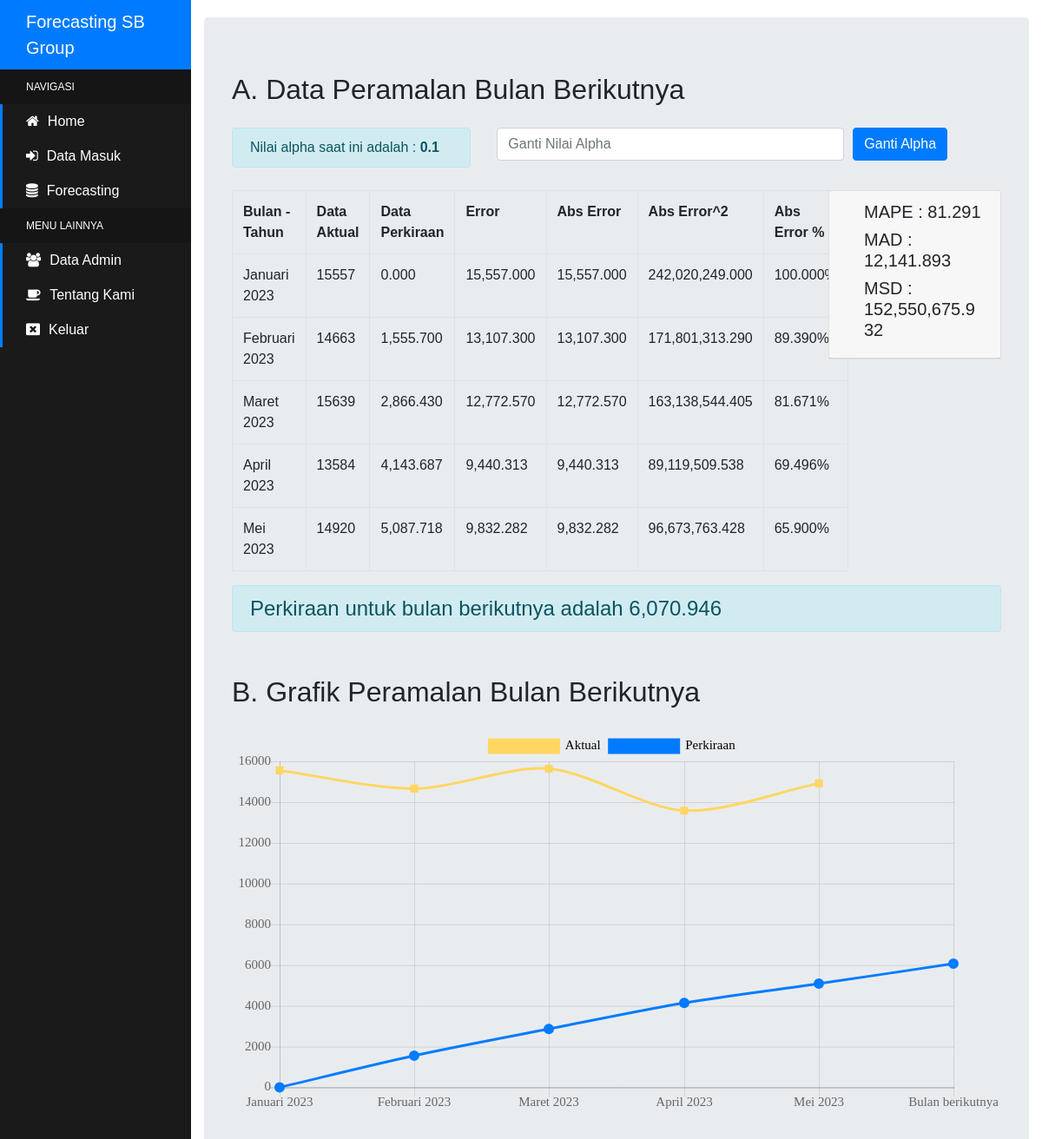
The app's page /forecast.php (signed in) with its own data.
### tables this page shows
CREATE TABLE `tb_alpha` (
  `id_alpha` varchar(11) NOT NULL,
  `nilai_alpha` decimal(2,1) NOT NULL
);

CREATE TABLE `tb_penjualan` (
  `id` int(11) NOT NULL,
  `bln_thn` varchar(20) NOT NULL,
  `d_aktual` int(11) NOT NULL
);

### forecast.php (the view, shortened to what this page needs)
<?php
include_once("koneksi.php");
$querytampil = "Select * from tb_penjualan";
$queryalpha = "select * from tb_alpha where id_alpha = 'A1'";
?>
<!DOCTYPE html>
<html lang="en" >
<head>
	<link rel='stylesheet' href='https://maxcdn.bootstrapcdn.com/bootstrap/4.5.2/css/bootstrap.min.css'>
	<link rel='stylesheet' href='https://maxcdn.bootstrapcdn.com/font-awesome/4.7.0/css/font-awesome.min.css'>
	<link rel="stylesheet" href="css/style.css">
</head>
<body>
	<?php
	include_once 'sidebar.php';
	?>
	<div class="content-container">
		<div class="container-fluid">
			<div class="jumbotron">
				<h2 style="margin-bottom: 25px;">A. Data Peramalan Bulan Berikutnya</h2>
				<div style="margin-bottom: 10px;">
					<?php
					$resultquery = mysqli_query($koneksi,$queryalpha);
					$data_alpha = mysqli_fetch_assoc($resultquery);
					?>
					<div class="row">
						<div class="col-sm-4">
							<h6 class="alert alert-info">Nilai alpha saat ini adalah : <b><?php echo $data_alpha['nilai_alpha']; ?></b></h6>
						</div>
						<div class="col-sm-8">
							<form action="forecast.php" method="post" name="ubah_alpha">
								<div class="form-check form-check-inline">
									<input class="form-control" type="text" name="nilai_alpha" placeholder="Ganti Nilai Alpha" style="width:400px;">
									<input class="btn btn-primary" type="submit" name="submit" value="Ganti Alpha" style="margin-left:10px;">
								</div>
							</form>
						</div>
					</div>
					<?php
					$n_alpha = $data_alpha["nilai_alpha"];
					?>
				</div>
				<div class="row">
					<div class="col-sm-9">
						<table class="table table-hover table-bordered">
							<tr>
								<th>Bulan - Tahun</th>
								<th>Data Aktual</th>
								<th>Data Perkiraan</th>
								<th>Error</th>
								<th>Abs Error</th>
								<th>Abs Error^2</th>
								<th>Abs Error %</th>
							</tr>
							<?php
							$resultquery = mysqli_query($koneksi,$querytampil);
							$d_perkiraan = "";
							$first_forcast = 0;
							$count = mysqli_num_rows($resultquery);
							$loop = 0;
							$sum_abs_err = 0;
							$sum_abs_err2 = 0;
							$sum_abs_err_percent = 0;
							while ($row=mysqli_fetch_row($resultquery))
							{
								if ($d_perkiraan === "") {
									$d_perkiraan = $first_forcast;
								}
								else {
									$d_perkiraan = $h_perkiraan;
								}
								$array_perkiraan[] = $d_perkiraan;
								$error = $row[2]-$d_perkiraan;
								$abs_err = abs($error);
								$sum_abs_err = $sum_abs_err+$abs_err;
								$abs_err2 = pow($error, 2);
								$sum_abs_err2 = $sum_abs_err2+$abs_err2;
								$abs_err_percent = abs((($row[2]-$d_perkiraan)/$row[2])*100);
								$sum_abs_err_percent = $sum_abs_err_percent+$abs_err_percent;
								echo "<tr>";
								echo "<td>$row[1]</td>
								<td>$row[2]</td>
								<td>".number_format($d_perkiraan,3)."</td>
								<td>".number_format($error,3)."</td>
								<td>".number_format($abs_err,3)."</td>
								<td>".number_format($abs_err2,3)."</td>
								<td>".number_format($abs_err_percent,3)."%</td>";
								echo "</tr>";
								$h_perkiraan = $d_perkiraan+$n_alpha*($row[2]-$d_perkiraan);
								$loop = $loop+1;
								if ($loop == $count) {
									echo "</table></div>";
									$d_aktual_next = $row[2];
									$d_perkiraan_next = $d_perkiraan;
									$d_ft = $d_perkiraan_next+$n_alpha*($d_aktual_next-$d_perkiraan_next);
									$rata_abs_error_percent = $sum_abs_err_percent/$count;
									$rataabs_err = $sum_abs_err/$count;
									$rataabs_err2 = $sum_abs_err2/$count;
									?>
									<div class="col-sm-3">
										<div class="card">
											<div class="card-header">
												<h5 style="margin-left: 20px;">MAPE : <?php echo number_format($rata_abs_error_percent,3);?></h5>
												<h5 style="margin-left: 20px;">MAD : <?php echo number_format($rataabs_err,3);?></h5>
												<h5 style="margin-left: 20px;">MSD : <?php echo number_format($rataabs_err2,3);?></h5>
											</div>
										</div>
									</div>
								</div>
								<h4 class="alert alert-info">Perkiraan untuk bulan berikutnya adalah <?php echo number_format($d_ft,3);?></h4>
								<?php
							}
						}
						?>
						<h2 style="margin-bottom: 25px; margin-top: 50px;">B. Grafik Peramalan Bulan Berikutnya</h2>
						<div class="t">
							<canvas id="speedChart"></canvas>
						</div>
						<script>
							var speedCanvas = document.getElementById("speedChart");
							Chart.defaults.global.defaultFontFamily = "Times New Roman";
							Chart.defaults.global.defaultFontSize = 15;
							var dataFirst = {
								label: "Aktual",
								data: [<?php
									$querydaktual = "select d_aktual from tb_penjualan";
									$resultquery = mysqli_query($koneksi,$querydaktual);
									If(!$resultquery){
										die("Query Error : ".mysqli_errno($koneksi)." - ".mysqli_error($koneksi));
									}
									while ($data_aktual = mysqli_fetch_assoc($resultquery)) {
										echo "$data_aktual[d_aktual], ";
									}
									?>],
									lineTension: 0.3,
									fill: false,
									borderColor: '#FFD662',
									backgroundColor: '#FFD662',
									pointBorderColor: '#FFD662',
									pointBackgroundColor: '#FFD662',
									pointRadius: 5,
									pointHoverRadius: 15,
									pointHitRadius: 30,
									pointBorderWidth: 2,
									pointStyle: 'rect'
								};
								var dataSecond = {
									label: "Perkiraan",
									data: [<?php
										foreach ($array_perkiraan as $arper) {
											echo "".$arper.", ";
										}
										echo "".$d_ft."";
										?>],
										lineTension: 0.3,
										fill: false,
										borderColor: '#007bff',
										backgroundColor: '#007bff',
										pointBorderColor: '#007bff',
										pointBackgroundColor: '#007bff',
										pointRadius: 5,
										pointHoverRadius: 15,
										pointHitRadius: 30,
										pointBorderWidth: 2
									};
									var speedData = {
										labels: [<?php
											$querybulan = "select bln_thn from tb_penjualan";
											$resultquery = mysqli_query($koneksi,$querybulan);
											If(!$resultquery){
												die("Query Error : ".mysqli_errno($koneksi)." - ".mysqli_error($koneksi));
											}
											while ($data_bulan = mysqli_fetch_assoc($resultquery)) {
												echo "\"$data_bulan[bln_thn]\", ";
											}
											echo "\"Bulan berikutnya\"";
											?>],
						//labels: ["0s", "10s", "20s", "30s", "40s", "50s", "60s"],
						datasets: [dataFirst, dataSecond]
					};
					var chartOptions = {
						legend: {
							display: true,
							position: 'top',
							labels: {
								boxWidth: 80,
								fontColor: 'black'
							}
						}
					};
					var lineChart = new Chart(speedCanvas, {
						type: 'line',
						data: speedData,
						options: chartOptions
					});
				</script>
			</div>
		</div>
	</div>
</body>
</html>

### sidebar.php
<div class="sidebar-container">
	<div class="sidebar-logo">
		Forecasting SB Group
	</div>
	<ul class="sidebar-navigation">
		<li class="header">Navigasi</li>
		<li>
			<a href="index.php">
				<i class="fa fa-home" aria-hidden="true"></i>Home
			</a>
		</li>
		<li>
			<a href="data.php">
				<i class="fa fa-sign-in" aria-hidden="true"></i>Data Masuk
			</a>
		</li>
		<li>
			<a href="forecast.php">
				<i class="fa fa-database" aria-hidden="true"></i>Forecasting
			</a>
		</li>
		<li class="header">Menu Lainnya</li>
      <li>
          <a href="data_admin.php">
              <i class="fa fa-users" aria-hidden="true"></i>Data Admin
          </a>
      </li>
		<li>
			<a href="tentang_kami.php">
				<i class="fa fa-coffee" aria-hidden="true"></i>Tentang Kami
			</a>
		</li>
      <li>
          <a href="logout.php">
              <i class="fa fa-window-close" aria-hidden="true"></i>Keluar
          </a>
      </li>
	</ul>
</div>

### css/style.css (style rules this page uses)
body { font-family: "Poppins", sans-serif; }
.sidebar-container { position: fixed; width: 220px; height: 100%; left: 0; overflow-x: hidden; overflow-y: auto; background: #1a1a1a; color: #fff; }
.content-container { padding-top: 20px; }
.sidebar-logo { padding: 10px 15px 10px 30px; font-size: 20px; background-color: #007bff; }
.sidebar-navigation { padding: 0; margin: 0; list-style-type: none; position: relative; }
.sidebar-navigation li { background-color: transparent; position: relative; display: inline-block; width: 100%; line-height: 20px; }
.sidebar-navigation li a { padding: 10px 15px 10px 30px; display: block; color: #fff; }
.sidebar-navigation li .fa { margin-right: 10px; }
.sidebar-navigation li::before { background-color: #007bff; position: absolute; content: ''; height: 100%; left: 0; top: 0; -webkit-transition: width 0.2s ease-in; transition: width 0.2s ease-in; width: 3px; z-index: -1; }
.sidebar-navigation .header { font-size: 12px; text-transform: uppercase; background-color: #151515; padding: 10px 15px 10px 30px; }
.sidebar-navigation .header::before { background-color: transparent; }
.content-container { padding-left: 220px; }

### records on screen
tb_alpha: nilai_alpha "0.1", nilai_alpha.d_aktual "1,555.700"
tb_penjualan: bln_thn "Januari 2023", d_aktual "15557", d_perkiraan "0.000", d_aktual "15,557.000", d_aktual "242,020,249.000", d_aktual "100.000"
tb_penjualan: bln_thn "Februari 2023", d_aktual "14663", error "13,107.300", abs_err "13,107.300", abs_err2 "171,801,313.290", abs_err_percent "89.390"
tb_penjualan: bln_thn "Maret 2023", d_aktual "15639", d_perkiraan "2,866.430", error "12,772.570", abs_err "12,772.570", abs_err2 "163,138,544.405", abs_err_percent "81.671"
tb_penjualan: bln_thn "April 2023", d_aktual "13584", d_perkiraan "4,143.687", error "9,440.313", abs_err "9,440.313", abs_err2 "89,119,509.538", abs_err_percent "69.496"
tb_penjualan: bln_thn "Mei 2023", d_aktual "14920", d_perkiraan "5,087.718", error "9,832.282", abs_err "9,832.282", abs_err2 "96,673,763.428", abs_err_percent "65.900", rata_abs_error_percent "81.291", rataabs_err "12,141.893", rataabs_err2 "152,550,675.932", d_ft "6,070.946"

### other values on screen
chart data {{ $data_aktual[d_aktual] }} 15557, 14663, 15639, 13584, 14920
chart data {{ $arper }} 0, 1555.7, 2866.43, 4143.687, 5087.7183
chart data {{ $d_ft }} 6070.94647
chart data {{ $data_bulan[bln_thn] }} Januari 2023, Februari 2023, Maret 2023, April 2023, Mei 2023
